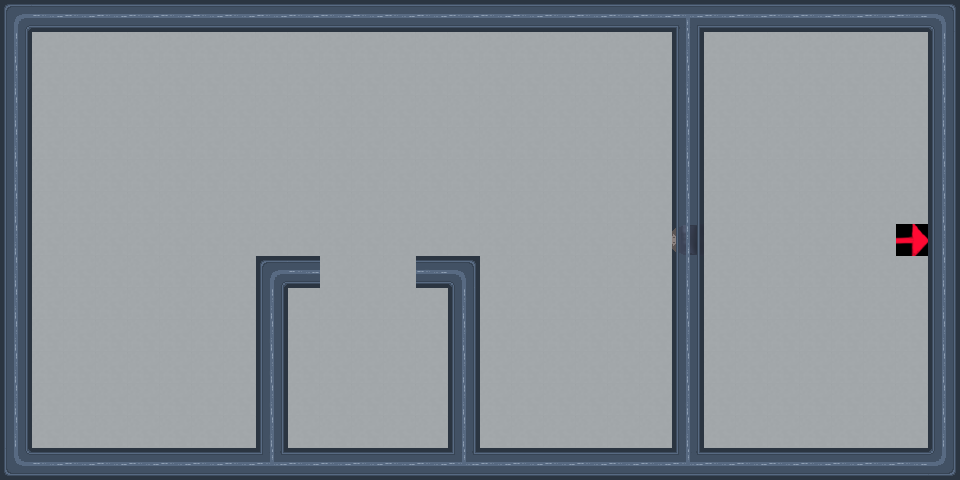

The image is a tile-based game level rendered from a .tmx file. Its description and complete source (layers, tilesets, objects, tile grids) follow:
An orthogonal 30x15 tile map with 32x32 px tiles, 3 tile layers (floor, walls, doors) and 25 objects (18x point, 7x spawn).

<map version="1.5" tiledversion="1.5.0" orientation="orthogonal" renderorder="right-down" width="30" height="15" tilewidth="32" tileheight="32" infinite="0" nextlayerid="12" nextobjectid="30">
 <tileset firstgid="1" source="../tilemaps/flawless.tsx" />
 <layer id="1" name="floor" width="30" height="15" locked="1">
  <data encoding="csv">
0,0,0,0,0,0,0,0,0,0,0,0,0,0,0,0,0,0,0,0,0,0,0,0,0,0,0,0,0,0,
0,37,37,37,37,37,37,37,37,37,37,37,37,37,37,37,37,37,37,37,37,37,37,37,37,37,37,37,37,0,
0,37,37,37,37,37,37,37,37,37,37,37,37,37,37,37,37,37,37,37,37,37,37,37,37,37,37,37,37,0,
0,37,37,37,37,37,37,37,37,37,37,37,37,37,37,37,37,37,37,37,37,37,37,37,37,37,37,37,37,0,
0,37,37,37,37,37,37,37,37,37,37,37,37,37,37,37,37,37,37,37,37,37,37,37,37,37,37,37,37,0,
0,37,37,37,37,37,37,37,37,37,37,37,37,37,37,37,37,37,37,37,37,37,37,37,37,37,37,37,37,0,
0,37,37,37,37,37,37,37,37,37,37,37,37,37,37,37,37,37,37,37,37,37,37,37,37,37,37,37,37,0,
0,37,37,37,37,37,37,37,37,37,37,37,37,37,37,37,37,37,37,37,37,37,37,37,37,37,37,37,2684354568,0,
0,37,37,37,37,37,37,37,37,37,37,37,37,37,37,37,37,37,37,37,37,37,37,37,37,37,37,37,37,0,
0,37,37,37,37,37,37,37,37,37,37,37,37,37,37,37,37,37,37,37,37,37,37,37,37,37,37,37,37,0,
0,37,37,37,37,37,37,37,37,37,37,37,37,37,37,37,37,37,37,37,37,37,37,37,37,37,37,37,37,0,
0,37,37,37,37,37,37,37,37,37,37,37,37,37,37,37,37,37,37,37,37,37,37,37,37,37,37,37,37,0,
0,37,37,37,37,37,37,37,37,37,37,37,37,37,37,37,37,37,37,37,37,37,37,37,37,37,37,37,37,0,
0,37,37,37,37,37,37,37,37,37,37,37,37,37,37,37,37,37,37,37,37,37,37,37,37,37,37,37,37,0,
0,0,0,0,0,0,0,0,0,86,0,0,0,0,0,0,0,0,0,0,0,0,0,0,0,0,0,0,0,0
</data>
 </layer>
 <layer id="2" name="walls" width="30" height="15" locked="1">
  <data encoding="csv">
25,2684354565,2684354565,2684354565,2684354565,2684354565,2684354565,2684354565,2684354565,2684354565,2684354565,2684354565,2684354565,2684354565,2684354565,2684354565,2684354565,2684354565,2684354565,2684354565,2684354565,15,2684354565,2684354565,2684354565,2684354565,2684354565,2684354565,2684354565,2684354585,
5,0,0,0,0,0,0,0,0,0,0,0,0,0,0,0,0,0,0,0,0,5,0,0,0,0,0,0,0,5,
5,0,0,0,0,0,0,0,0,0,0,0,0,0,0,0,0,0,0,0,0,5,0,0,0,0,0,0,0,5,
5,0,0,0,0,0,0,0,0,0,0,0,0,0,0,0,0,0,0,0,0,5,0,0,0,0,0,0,0,5,
5,0,0,0,0,0,0,0,0,0,0,0,0,0,0,0,0,0,0,0,0,5,0,0,0,0,0,0,0,5,
5,0,0,0,0,0,0,0,0,0,0,0,0,0,0,0,0,0,0,0,0,5,0,0,0,0,0,0,0,5,
5,0,0,0,0,0,0,0,0,0,0,0,0,0,0,0,0,0,0,0,0,5,0,0,0,0,0,0,0,5,
5,0,0,0,0,0,0,0,0,0,0,0,0,0,0,0,0,0,0,0,0,0,0,0,0,0,0,0,0,5,
5,0,0,0,0,0,0,0,25,1610612741,0,0,0,2684354565,2684354585,0,0,0,0,0,0,5,0,0,0,0,0,0,0,5,
5,0,0,0,0,0,0,0,3221225477,0,0,0,0,0,3221225477,0,0,0,0,0,0,5,0,0,0,0,0,0,0,5,
5,0,0,0,0,0,0,0,5,0,0,0,0,0,3221225477,0,0,0,0,0,0,5,0,0,0,0,0,0,0,5,
5,0,0,0,0,0,0,0,5,0,0,38,0,0,3221225477,0,0,0,0,0,0,5,0,0,0,0,0,0,0,5,
5,0,0,0,0,0,0,0,5,0,0,0,0,0,3221225477,0,0,0,0,0,0,5,0,0,0,0,0,0,0,5,
5,0,0,0,0,0,0,0,5,0,0,0,0,0,3221225477,0,0,0,0,0,0,5,0,0,0,0,0,0,0,5,
1610612761,2684354565,2684354565,2684354565,2684354565,2684354565,2684354565,2684354565,3221225487,2684354565,2684354565,2684354565,2684354565,2684354565,3221225487,2684354565,2684354565,2684354565,2684354565,2684354565,2684354565,3221225487,2684354565,2684354565,2684354565,2684354565,2684354565,2684354565,2684354565,3221225497
</data>
 </layer>
 <layer id="5" name="doors" width="30" height="15" locked="1">
  <data encoding="csv">
0,0,0,0,0,0,0,0,0,0,0,0,0,0,0,0,0,0,0,0,0,0,0,0,0,0,0,0,0,0,
0,0,0,0,0,0,0,0,0,0,0,0,0,0,0,0,0,0,0,0,0,0,0,0,0,0,0,0,0,0,
0,0,0,0,0,0,0,0,0,0,0,0,0,0,0,0,0,0,0,0,0,0,0,0,0,0,0,0,0,0,
0,0,0,0,0,0,0,0,0,0,0,0,0,0,0,0,0,0,0,0,0,0,0,0,0,0,0,0,0,0,
0,0,0,0,0,0,0,0,0,0,0,0,0,0,0,0,0,0,0,0,0,0,0,0,0,0,0,0,0,0,
0,0,0,0,0,0,0,0,0,0,0,0,0,0,0,0,0,0,0,0,0,0,0,0,0,0,0,0,0,0,
0,0,0,0,0,0,0,0,0,0,0,0,0,0,0,0,0,0,0,0,0,0,0,0,0,0,0,0,0,0,
0,0,0,0,0,0,0,0,0,0,0,0,0,0,0,0,0,0,0,0,0,57,0,0,0,0,0,0,0,0,
0,0,0,0,0,0,0,0,0,0,0,0,0,0,0,0,0,0,0,0,0,0,0,0,0,0,0,0,0,0,
0,0,0,0,0,0,0,0,0,0,0,0,0,0,0,0,0,0,0,0,0,0,0,0,0,0,0,0,0,0,
0,0,0,0,0,0,0,0,0,0,0,0,0,0,0,0,0,0,0,0,0,0,0,0,0,0,0,0,0,0,
0,0,0,0,0,0,0,0,0,0,0,0,0,0,0,0,0,0,0,0,0,0,0,0,0,0,0,0,0,0,
0,0,0,0,0,0,0,0,0,0,0,0,0,0,0,0,0,0,0,0,0,0,0,0,0,0,0,0,0,0,
0,0,0,0,0,0,0,0,0,0,0,0,0,0,0,0,0,0,0,0,0,0,0,0,0,0,0,0,0,0,
0,0,0,0,0,0,0,0,0,0,0,0,0,0,0,0,0,0,0,0,0,0,0,0,0,0,0,0,0,0
</data>
 </layer>
 <objectgroup id="4" name="player_spawn">
  <properties>
   <property name="type" value="player_spawn" />
  </properties>
  <object id="2" name="player_spawn" type="spawn" x="128" y="352" width="32" height="32" />
 </objectgroup>
 <objectgroup id="3" name="key1" locked="1">
  <properties>
   <property name="type" value="key" />
  </properties>
  <object id="1" name="key1" type="spawn" x="352" y="352" width="32" height="32" />
 </objectgroup>
 <objectgroup id="6" name="exit" locked="1">
  <properties>
   <property name="type" value="exit" />
  </properties>
  <object id="3" name="exit" type="spawn" x="896" y="224" width="32" height="32" />
 </objectgroup>
 <objectgroup color="#ff0000" id="7" name="guard1">
  <properties>
   <property name="type" value="guard" />
  </properties>
  <object id="6" name="guard1_spawn" type="spawn" x="416" y="416" width="32" height="32" />
  <object id="8" name="0" type="point" x="288" y="416" width="32" height="32" />
  <object id="9" name="1" type="point" x="288" y="288" width="32" height="32" />
  <object id="10" name="2" type="point" x="416" y="288" width="32" height="32" />
 </objectgroup>
 <objectgroup color="#55ff7f" id="9" name="guard2">
  <properties>
   <property name="type" value="guard" />
  </properties>
  <object id="12" name="guard2_spawn" type="spawn" x="768" y="352" width="32" height="32" />
  <object id="13" name="0" type="point" x="896" y="352" width="32" height="32" />
  <object id="14" name="1" type="point" x="768" y="352" width="32" height="32" />
  <object id="15" name="2" type="point" x="768" y="96" width="32" height="32" />
  <object id="20" name="3" type="point" x="896" y="96" width="32" height="32" />
  <object id="21" name="4" type="point" x="768" y="96" width="32" height="32" />
 </objectgroup>
 <objectgroup color="#0000ff" id="10" name="guard3">
  <properties>
   <property name="type" value="guard" />
  </properties>
  <object id="16" name="guard3_spawn" type="spawn" x="896" y="160" width="32" height="32" />
  <object id="17" name="0" type="point" x="832" y="160" width="32" height="32" />
  <object id="18" name="1" type="point" x="832" y="288" width="32" height="32" />
  <object id="19" name="2" type="point" x="896" y="288" width="32" height="32" />
  <object id="22" name="3" type="point" x="832" y="288" width="32" height="32" />
  <object id="23" name="4" type="point" x="832" y="160" width="32" height="32" />
 </objectgroup>
 <objectgroup color="#ff55ff" id="11" name="guard4">
  <properties>
   <property name="type" value="guard" />
  </properties>
  <object id="24" name="guard4_spawn" type="spawn" x="896" y="32" width="32" height="32" />
  <object id="25" name="0" type="point" x="704" y="32" width="32" height="32" />
  <object id="26" name="1" type="point" x="704" y="416" width="32" height="32" />
  <object id="27" name="2" type="point" x="896" y="416" width="32" height="32" />
  <object id="28" name="3" type="point" x="704" y="416" width="32" height="32" />
  <object id="29" name="4" type="point" x="704" y="32" width="32" height="32" />
 </objectgroup>
</map>
